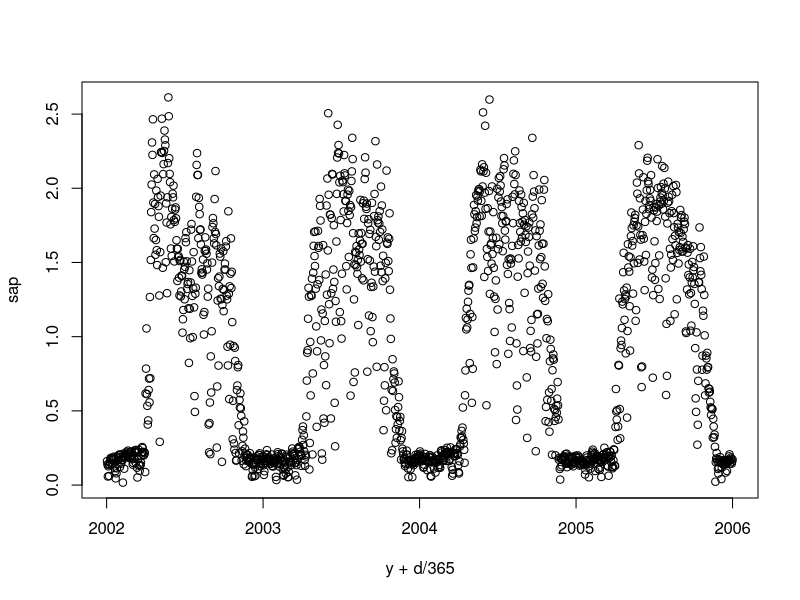

This figure's R source: (Note: this script raises an error after producing the figure.)
library(data.table)
hw <- read.csv('data/hw/data.HW.csv')
hw <- as.data.table(hw)
hw[, plot(y+d/365, sap)]



xydata <- hw[!is.na(sap),.(dT= TA-STd  , Solar=Rg, Thermal=(STd+273.15)^4/1e10, sap=smooth(sap), sap.lai, lai)]
xydata <- na.omit(xydata)
ydata <- xydata[,.(sap, sap.lai)]

modelList <- list(ng = 2000, burnin = 1000, 
                  typeNames = rep('CA',2))

out <- gjamGibbs( ~ dT + Solar + Thermal ,#+ windy*dT + rainy*dT + cloud*dT,
                     xdata = xydata, ydata = ydata,
                     modelList = modelList)


gjamPlot(out, plotPars = list(width=4, height=4, sigOnly=F)) 


chains <- out$chains$bgibbs
transSumm <- as.data.table(t(apply(chains, quantile, MARGIN = 2, probs=c(.025,.975))))
rownames(transSumm) <- colnames(chains)
transSumm$sig <- rowMeans(sign(transSumm))
transSumm$var <- colnames(chains)
str(transSumm)
print(transSumm)


plotGibbsBoxplots(chains[1001:2000,] , textAdj = 0)
